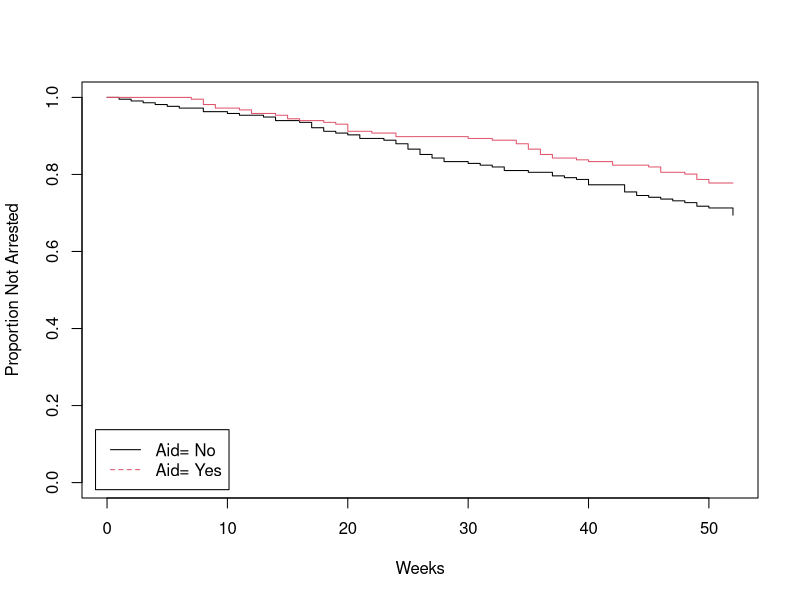
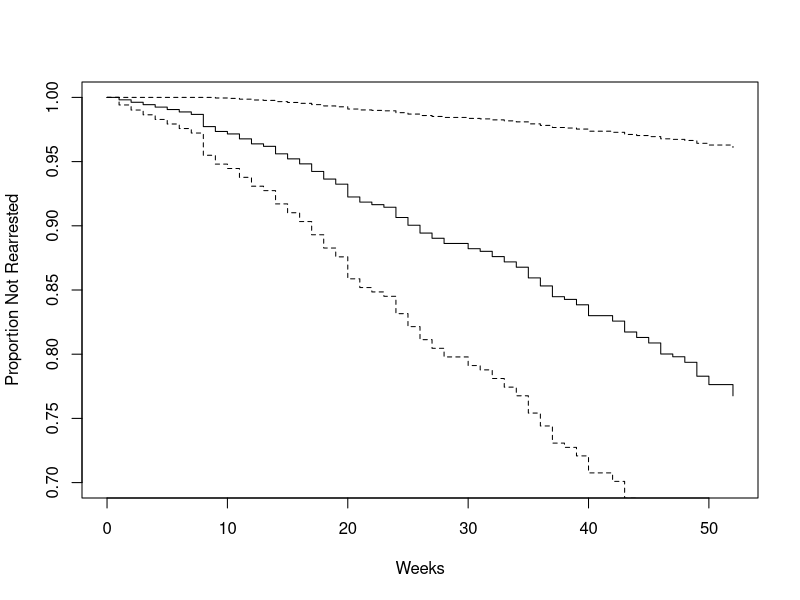
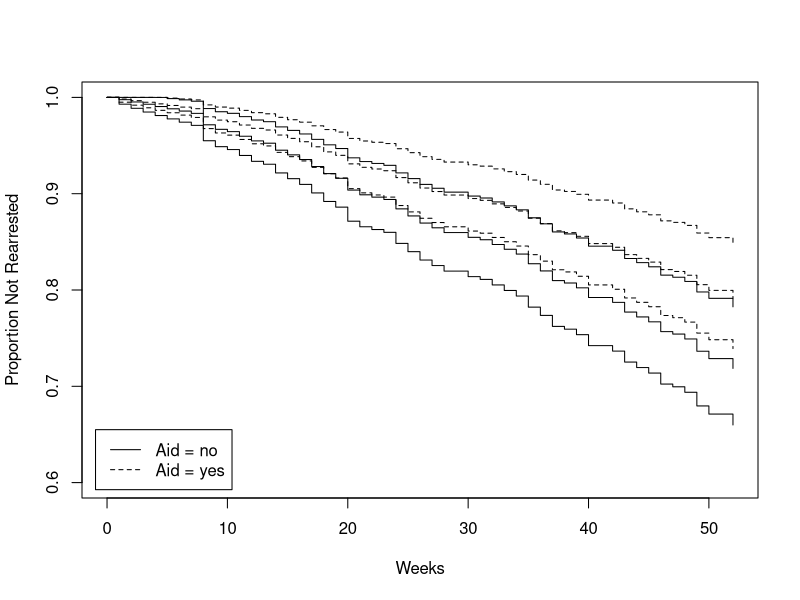

These figures' R source, in order:
# Recidivism Example
library(survival)
recid=read.csv("recid.csv")
summary(recid)
names(recid)
# Week: Week of first arrest after release or censoring time.
# Arrest: The event indicator(1 if arrested, 0 if not arrested).
# Aid: Financial aid (yes = 1 or no = 0) 
# Age: In years at the time of release.
# Race: Black = 1 or other = 0.
# Work: Yes = 1 if the individual had full-time work experience prior to incarceration, no = 0 if he did not.
# Married: Married = 1 or not married = 0.
# Parole: Yes = 1 if the individual was released on parole and no = 0 if he was not.
# Prior: number of prior convictions.
# Education: A categorical variable with codes 2 (grade 6 or less), 3 (grades 6 through 9), 4 (grades 10 and 11), 5 (grade 12), or 6 (some post-secondary).
head(recid)

# Plotting KM Curve
fit0 <- survfit(Surv(Week, Arrest) ~ Aid, data=recid)
summary(fit0)
plot(fit0, col=1:2, xlab="Weeks",ylab="Proportion Not Arrested")
legend("bottomleft", paste("Aid=",c("No","Yes")), col=1:2, lty=c(1 ,2),inset=0.02)

# Fitting CoxPH Model just on Aid
fit1 <- coxph(Surv(Week, Arrest) ~ Aid, data=recid)
summary(fit1) # Almost significant at 5%

# Fitting fukk CoxPH Model with all variables
fit2 <- coxph(Surv(Week, Arrest) ~ Aid + Age + Race + Work + Married + Parole + Prior + Education, data=recid)
summary(fit2)

# Keeping only the significant variables and refitting CoxPH Model
fit3 <- coxph(Surv(Week, Arrest) ~ Aid + Age + Prior, data=recid)
summary(fit3)



plot(survfit(fit2), ylim=c(0.7, 1), xlab="Weeks", ylab="Proportion Not Rearrested")
recid.fin <- with(recid, data.frame(Aid=c(0, 1), Age=rep(mean(Age), 2), Race=rep(mean(Race == "other"), 2), Work=rep(mean(Work == "yes"), 2), Married=rep(mean(Married == "not married"), 2), Parole=rep(mean(Parole == "yes"), 2), Prior=rep(mean(Prior), 2)))

plot(survfit(fit3, newdata=recid.fin), conf.int=TRUE, lty=c(1, 2), ylim=c(0.6, 1), xlab="Weeks", ylab="Proportion Not Rearrested")
legend("bottomleft", legend=c("Aid = no", "Aid = yes"), lty=c(1 ,2), inset=0.02)

